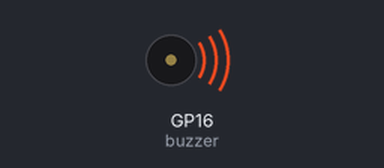
Bench run of a program on a simulated Raspberry Pi Pico running MicroPython. On the bench: buzzer (waves = sounding). At 3.0 s the program stops and its outputs stay as they are.

Above: at 0.1 s.
At 3.1 s:
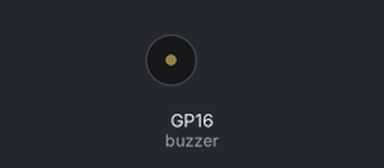
Timing chart, 0 to 4.5 s (numbered marks = the images above):
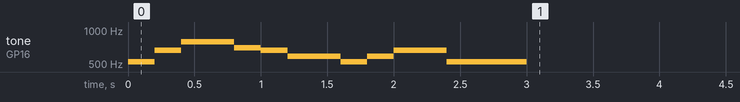

The program:

main_2.py
```python
# Step 1: Get the tools we need
from machine import Pin, PWM  # PWM lets us make sound with the buzzer
from time import sleep        # sleep lets us wait between notes

# Step 2: Set up the buzzer on pin 16
buzzer = PWM(Pin(16))  # This tells the Pico where the buzzer is

# Step 3: Notes and their sound (how high or low the beep is)
notes = {
    'C': 523,
    'D': 587,
    'E': 659,
    'F': 698,
    'G': 784,
    ' ': 0,  # This is a rest (a pause)
}

# Step 4: The tune
tune = [
    ('C', 0.2), ('E', 0.2), ('G', 0.4),
    ('F', 0.2), ('E', 0.2), ('D', 0.4),
    ('C', 0.2), ('D', 0.2), ('E', 0.4),
    ('C', 0.6),
]

# Step 5: Play each note in the tune
for note, length in tune:
    sound = notes[note]
    if sound == 0:
        buzzer.duty_u16(0)  # turn off sound for a pause
    else:
        buzzer.freq(sound)      # set how high the beep is
        buzzer.duty_u16(3000)   # set how loud the beep is
    sleep(length)  # wait for the length of the note

# Step 6: Turn off the buzzer when we're done
buzzer.duty_u16(0)
buzzer.deinit()
```

Measured:
- by itself, tone on GP16 (buzzer): plays 523 Hz for 0.20 s, 659 Hz for 0.20 s, 784 Hz for 0.40 s, 698 Hz for 0.20 s, 659 Hz for 0.20 s, 587 Hz for 0.40 s … (10 notes in this stretch)
